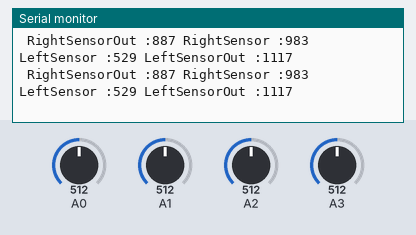
Simulated run of this sketch. Board: Arduino Uno, built with avr-gcc and run on an emulated ATmega328P. Shown: the last lines printed to the serial monitor. The test bench sets the inputs (shaded band); at power-on: A0 = 512, A2 = 512, A3 = 512, A1 = 512.

Above: at 1.2 s.
1.3 s: A0 set to 526
At 2.0 s:
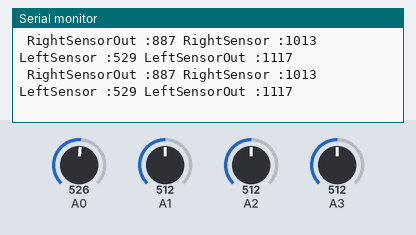
4.3 s: A2 set to 557
At 5.0 s:
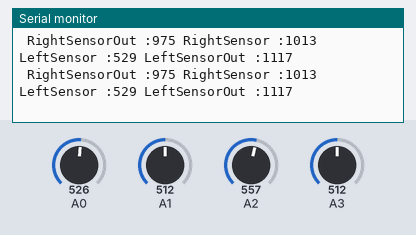
7.3 s: A2 set to 583
At 7.8 s:
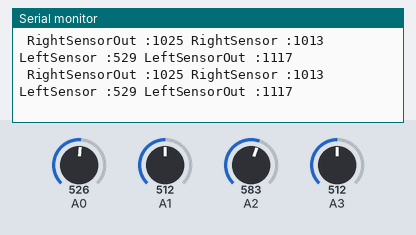
8.8 s: A3 set to 101
At 9.4 s:
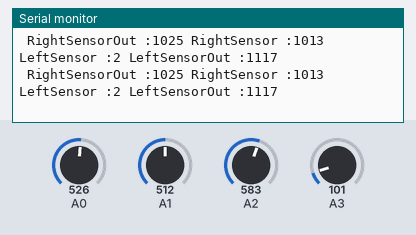
10.3 s: A3 set to 83
At 11.1 s:
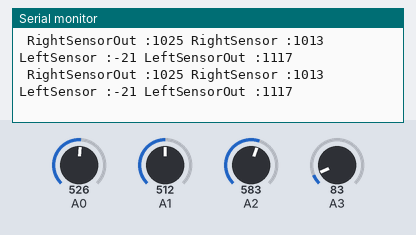
Timing chart, 0 to 13.3 s (numbered marks = the images above; inputs shaded):
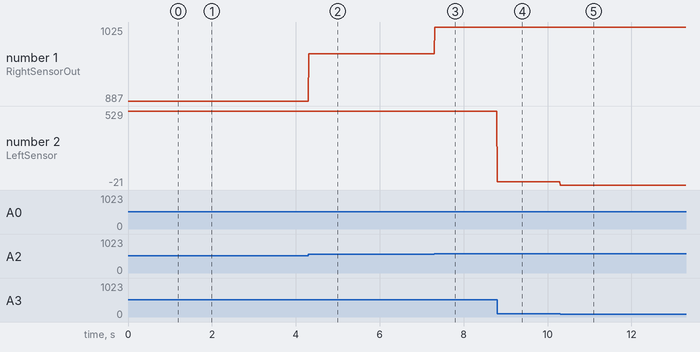

The sketch:

Test_Sensors.ino
```cpp
void setup()
{
  Serial.begin(115200);
}
void loop (){
  int rightSensorMid, leftSensorMid,rightSensorOut,leftSensorOut;
  rightSensorMid  = analogRead(A0);
  leftSensorMid  = analogRead(A3);
  rightSensorOut=analogRead(A2);
  leftSensorOut=analogRead(A1);

 rightSensorMid = map(rightSensorMid,520 , 70, 1000, 0);
 leftSensorMid = map(leftSensorMid, 880, 100,  1000, 0);
  rightSensorOut = map(rightSensorOut, 570, 60, 1000, 0);
  leftSensorOut = map(leftSensorOut, 465, 65,1000, 0);

  Serial.print(" RightSensorOut :");
  Serial.print(rightSensorOut);
  Serial.print(" RightSensor :");
  Serial.print(rightSensorMid);
  Serial.print(" LeftSensor :");
  Serial.print(leftSensorMid);
   Serial.print(" LeftSensorOut :");
  Serial.println(leftSensorOut);
  delay(10);
}
```

Measured:
- after the input at 1.3 s, the serial monitor: prints a new line at once (image 1)
- after the input at 4.3 s, the serial monitor: prints a new line at once (image 2)
- after the input at 7.3 s, the serial monitor: prints a new line at once (image 3)
- after the input at 8.8 s, the serial monitor: prints a new line at once (image 4)
- after the input at 10.3 s, the serial monitor: prints a new line at once (image 5)
- plotted number 1: 887 → 975 after the input at 4.3 s, 975 → 1025 after the input at 7.3 s
- plotted number 2: 529 → 2 after the input at 8.8 s, 2 → -21 after the input at 10.3 s
